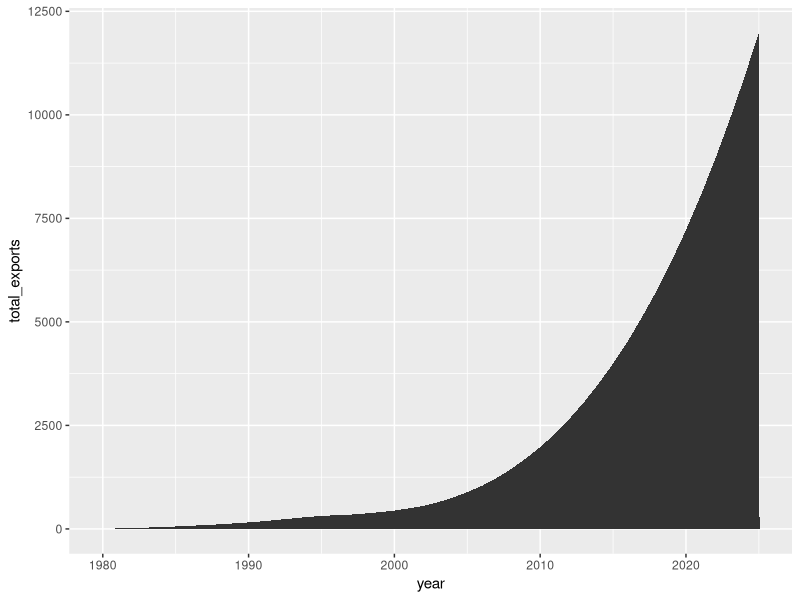
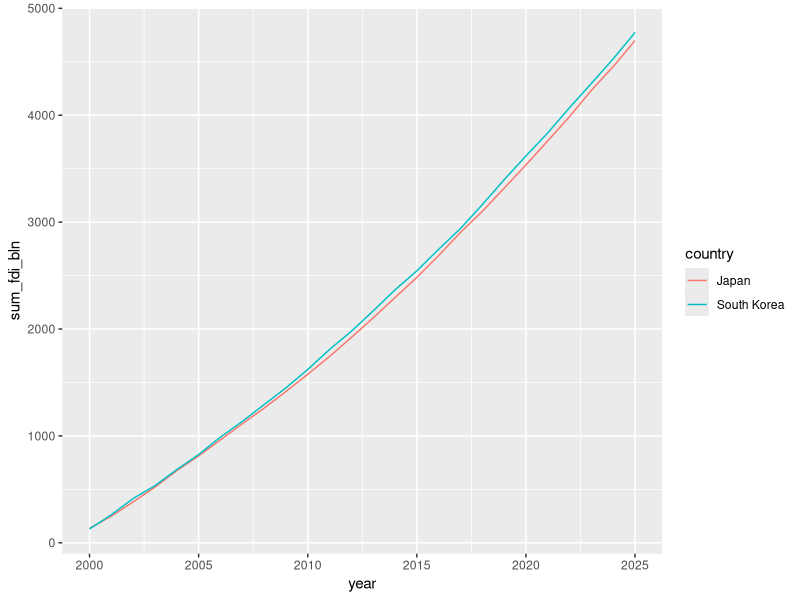
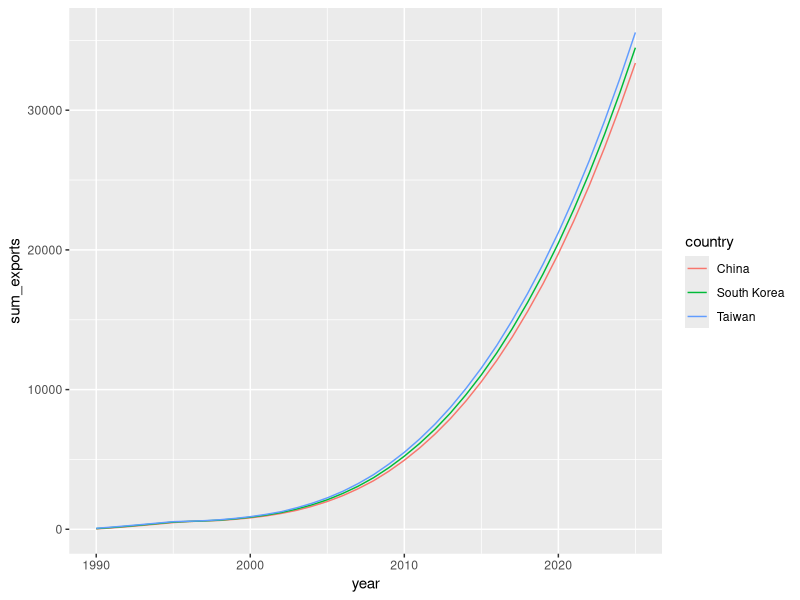
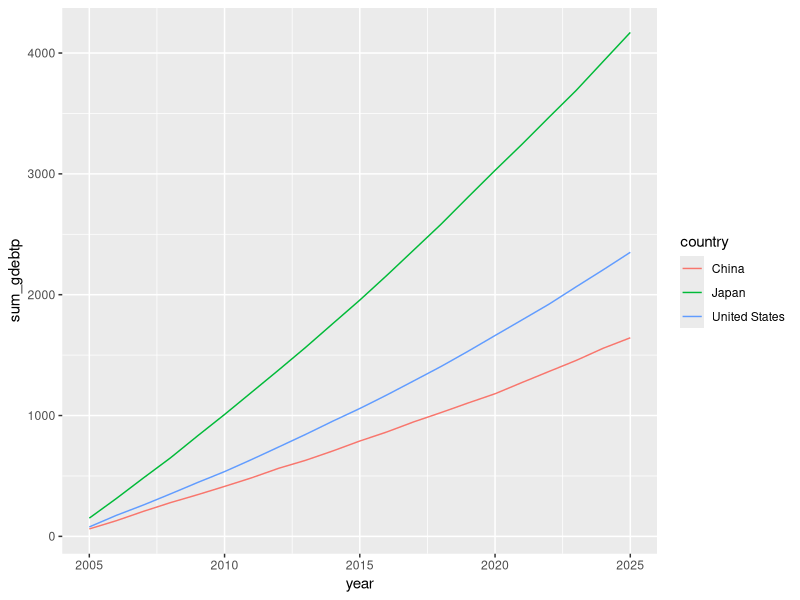
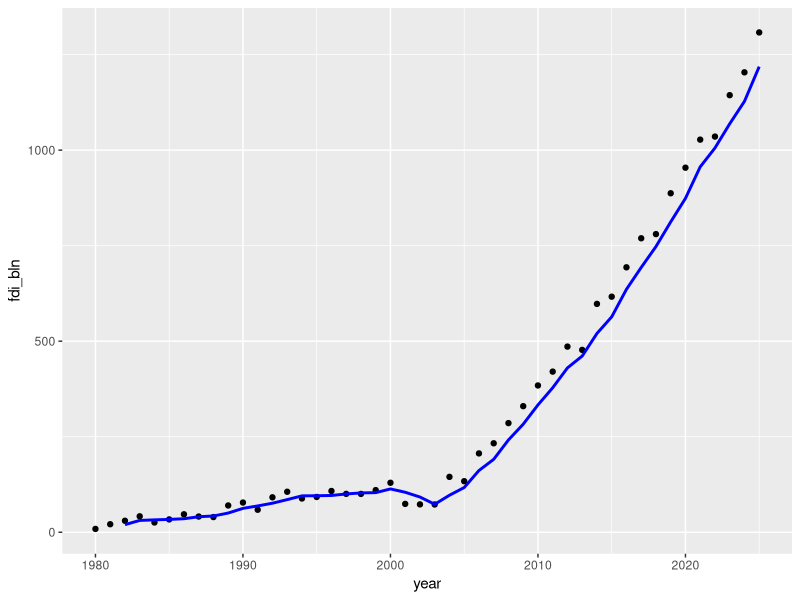
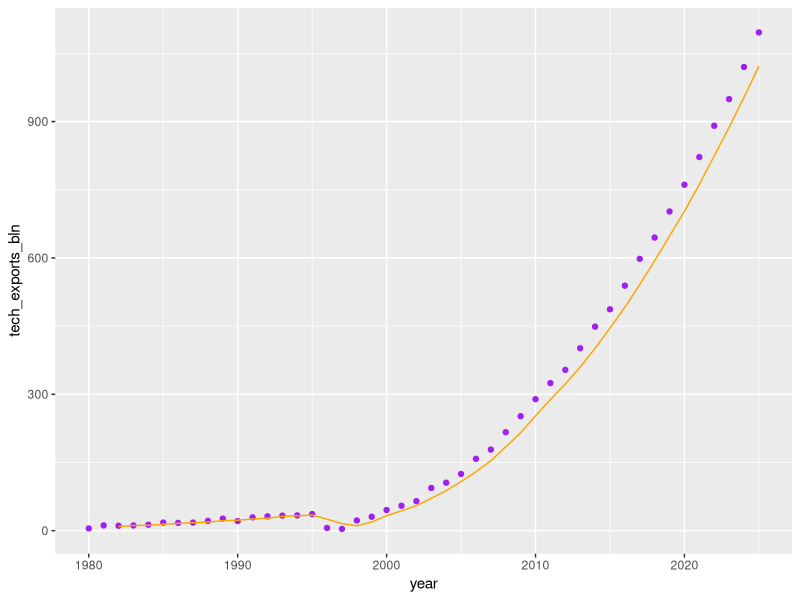
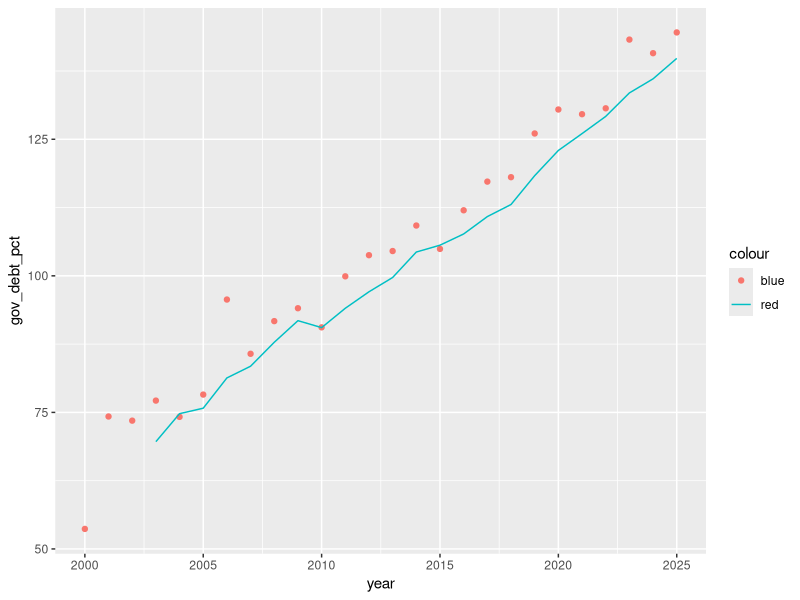
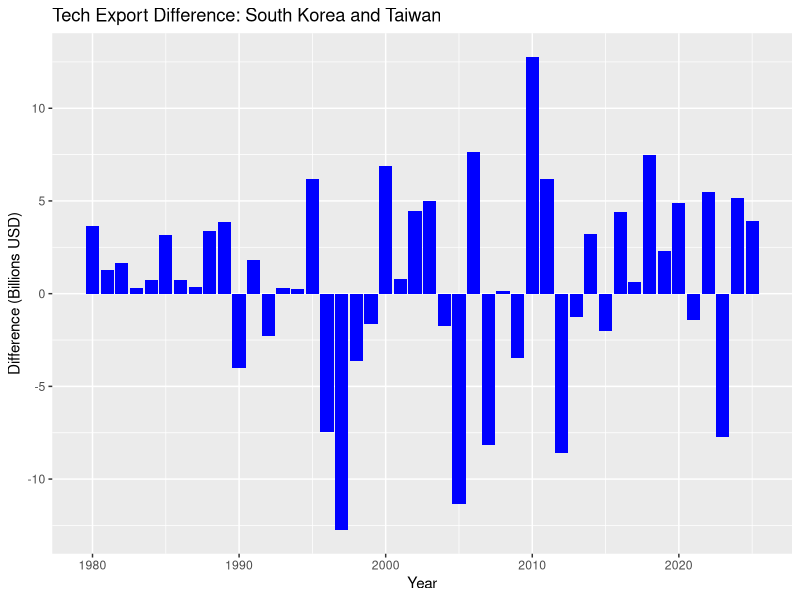

These figures' R source, in order: (Note: this script raises an error after producing the figures.)
## ---- chunk 1
library(tidyverse)

set.seed(101)

advanced_macro_data <- expand_grid(
  country = c("China", "South Korea", "United States", "Japan", "Taiwan"),
  year = 1980:2025
) %>%
  mutate(
    # Simulate Foreign Direct Investment with some variance
    fdi_bln = case_when(
      country == "China" & year > 2000 ~ (year - 2000)^1.5 * 10 + rnorm(n(), 50, 20),
      country == "United States" ~ (year - 1980) * 12 + rnorm(n(), 100, 30),
      TRUE ~ (year - 1980) * 5 + rnorm(n(), 20, 10)
    ),
    # Simulate Unemployment Rate (spiking during known crises)
    unemployment_rate = case_when(
      country == "South Korea" & year %in% 1997:1999 ~ rnorm(n(), 7.5, 1),
      country == "United States" & year %in% c(2008, 2009, 2010, 2020) ~ rnorm(n(), 8.5, 1.5),
      TRUE ~ rnorm(n(), 4.0, 1.2)
    ),
    # Simulate Inflation - introducing NA values randomly to force data cleaning
    inflation_rate = rnorm(n(), 3.0, 2.5),
    # Simulate Government Debt as % of GDP
    gov_debt_pct = case_when(
      country == "Japan" ~ (year - 1980) * 4 + 50 + rnorm(n(), 10, 5),
      country == "United States" & year > 2000 ~ (year - 2000) * 3 + 60 + rnorm(n(), 5, 5),
      TRUE ~ (year - 1980) * 1.5 + 20 + rnorm(n(), 5, 5)
    ),
    # Simulate Tech Exports
    tech_exports_bln = if_else(
      country %in% c("South Korea", "Taiwan", "China") & year > 1995,
      (year - 1995)^2 * 1.2 + rnorm(n(), 10, 5),
      (year - 1980) * 2 + rnorm(n(), 5, 2)
    ),
    # Add a messy text column mimicking qualitative analyst notes
    analyst_note = sample(
      c(" stable_growth ", "CRISIS_watch", "recession Warning", " steady ", NA), 
      size = n(), replace = TRUE, prob = c(0.4, 0.1, 0.1, 0.3, 0.1)
    )
  ) %>%
  # Introduce random missing values (NAs) in inflation to practice cleaning
  mutate(inflation_rate = ifelse(runif(n()) < 0.1, NA, inflation_rate)) %>%
  # Round numerics
  mutate(across(where(is.numeric) & !matches("year"), ~round(.x, 2)))

# Save to your working directory
write_csv(advanced_macro_data, "advanced_macro_data.csv")
## ---- chunk 2
advanced_macro_data %>%
    group_by(country) %>%
    summarize(
        avg_fdi = mean(fdi_bln, na.rm = TRUE),
        sd_fdi = sd(fdi_bln, na.rm = TRUE)
    ) %>%
    arrange(desc(avg_fdi))
## ---- chunk 3
advanced_macro_data %>%
    group_by(country) %>%
    summarize(
        avg_debt = mean(gov_debt_pct, na.rm = TRUE),
        med_debt = median(gov_debt_pct, na.rm = TRUE)
    ) %>%
    arrange(desc(med_debt))
## ---- chunk 4
advanced_macro_data %>%
    group_by(country) %>%
    filter(unemployment_rate == max(unemployment_rate, na.rm = TRUE)) %>%
    select(country, year, unemployment_rate)
## ---- chunk 5
advanced_macro_data %>%
    group_by(country) %>%
    filter(fdi_bln == max(fdi_bln, na.rm = TRUE)) %>%
    select(country, year, fdi_bln) %>%
    arrange(desc(fdi_bln))
## ---- chunk 6
advanced_macro_data %>%
    group_by(country) %>%
    summarize(missing_inflation_count = sum(is.na(inflation_rate))) %>%
    arrange(desc(missing_inflation_count))
## ---- chunk 7
advanced_macro_data %>%
    group_by(country) %>%
    summarize(missing_analyst_note = sum(is.na(analyst_note))) %>%
    arrange(desc(missing_analyst_note))
## ---- chunk 8
advanced_macro_data %>%
    mutate(decade = year %/% 10 * 10) %>%
    group_by(country, decade) %>%
    summarize(
        median_debt = median(gov_debt_pct, na.rm = TRUE)
    )
## ---- chunk 9
advanced_macro_data %>%
    mutate(five_year_block = year %/% 5 * 5) %>%
    group_by(country, five_year_block) %>%
    summarize(
        avg_unemployment = mean(unemployment_rate, na.rm = TRUE)
    )
## ---- chunk 10
advanced_macro_data %>%
    filter(country == 'South Korea') %>%
    arrange(year) %>%
    mutate(
        prev_inflation = lag(inflation_rate),
        yoy_inflation_change = inflation_rate - prev_inflation
    )
## ---- chunk 11
advanced_macro_data %>%
    filter(country == 'United States') %>%
    arrange(year) %>%
    mutate(ly_gov_debt_pct = lag(gov_debt_pct),
    yoy_gov_debt_pct = gov_debt_pct - ly_gov_debt_pct
    ) %>%
    select(country, year, gov_debt_pct, ly_gov_debt_pct, yoy_gov_debt_pct)
## ---- chunk 12
advanced_macro_data %>%
    filter(country == 'Taiwan') %>%
    arrange(year) %>%
    mutate(total_exports = cumsum(tech_exports_bln)) %>%
    ggplot(aes(x = year, y = total_exports)) +
    geom_area()
## ---- chunk 13
advanced_macro_data %>%
filter(country %in% c('Japan', 'South Korea'), year >= 2000) %>%
group_by(country) %>%
arrange(year) %>%
mutate(sum_fdi_bln = cumsum(fdi_bln)) %>%
ggplot(aes(x = year, y = sum_fdi_bln, color = country)) +
geom_line()
## ---- chunk 14
advanced_macro_data %>%
    filter(country %in% c('China', 'Taiwan', 'South Korea'), year >= 1990) %>%
    arrange(year) %>%
    mutate(sum_exports = cumsum(tech_exports_bln)) %>%
    ggplot(aes(x = year, y = sum_exports, color = country)) +
    geom_line()
## ---- chunk 15
advanced_macro_data %>%
    filter(country %in% c('United States', 'China', 'Japan'), year >= 2005) %>%
    group_by(country) %>%
    arrange(year) %>%
    mutate(sum_gdebtp = cumsum(gov_debt_pct)) %>%
    ggplot(aes(x = year, y = sum_gdebtp, color = country)) +
    geom_line()
## ---- chunk 16
advanced_macro_data %>%
    filter(country == 'China') %>%
    arrange(year) %>%
    mutate(
        fdi_rolling_avg = ((fdi_bln + lag(fdi_bln) + lag(fdi_bln, 2)) /3)
    ) %>%
    ggplot(aes(x = year)) +
    geom_point(aes(y = fdi_bln), color = 'black') +
    geom_line(aes(y = fdi_rolling_avg), color = 'blue', linewidth = 1)
## ---- chunk 17
advanced_macro_data %>%
    filter(country == 'South Korea') %>%
    arrange(year) %>%
    mutate(
        rol_avg_tech = ((tech_exports_bln + lag(tech_exports_bln) + lag(tech_exports_bln, 2)) / 3)
    ) %>%
    ggplot(aes(x = year)) +
    geom_point(aes(y = tech_exports_bln), color = 'purple') +
    geom_line(aes(y = rol_avg_tech), color = 'orange')
## ---- chunk 18
advanced_macro_data %>%
    filter(country == 'United States', year >= 2000) %>%
    arrange(year) %>%
    mutate(
        rol_avg_gdpt = ((gov_debt_pct) + lag(gov_debt_pct) + lag(gov_debt_pct, 2) + lag(gov_debt_pct, 3)) / 4
    ) %>%
    ggplot(aes(x = year)) +
    geom_point(aes(y = gov_debt_pct, color = 'blue')) +
    geom_line(aes(y = rol_avg_gdpt, color = 'red'))
## ---- chunk 19
advanced_macro_data %>%
    select(year, country, tech_exports_bln) %>%
    pivot_wider(
        names_from = country,
        values_from = tech_exports_bln
    )
## ---- chunk 20
advanced_macro_data %>%
    select(year, country, fdi_bln) %>%
    pivot_wider(
        names_from = country,
        values_from = fdi_bln
    )
## ---- chunk 21
advanced_macro_data %>%
    filter(country %in% c('China', 'Japan', 'Taiwan', 'South Korea')) %>%
    select(year, country, gov_debt_pct) %>%
    pivot_wider(
        names_from = country,
        values_from = gov_debt_pct
    )
## ---- chunk 22
advanced_macro_data %>%
    filter(country %in% c('United States', 'China')) %>%
    arrange(year) %>%
    mutate(rol_avg = ((unemployment_rate) + lag(unemployment_rate) + lag(unemployment_rate, 2)) / 3) %>%
    select(year, country, rol_avg) %>%
    pivot_wider(
        names_from = country,
        values_from = rol_avg
    )
## ---- chunk 23
advanced_macro_data %>%
    select(year, country, tech_exports_bln) %>%
    pivot_wider(
        names_from = country,
        values_from = tech_exports_bln
    ) %>%
    mutate(tech_diff = `South Korea` - `Taiwan`) %>%
    ggplot(aes(x = year, y = tech_diff)) +
    geom_col(fill = 'blue') +
    labs(
        title = "Tech Export Difference: South Korea and Taiwan",
        x = "Year",
        y = "Difference (Billions USD)"
    )
## ---- chunk 24
advanced_macro_data %>%
    select(year, country, unemployment_rate) %>%
    pivot_wider(
        names_from = country,
        values_from = unemployment_rate
    ) %>%
    mutate(unemp_gap = `United States` - `Japan`) %>%
    ggplot(aes(x = year, y = unemp_gap)) +
    geom_col(fill = 'red') +
    labs(
        title = "Unemployment Gap between the United States and Japan",
        x = "Year",
        y = "Unemployment Gap (In Percent)"
    )
## ---- chunk 25
advanced_macro_data %>%
    filter(year >= 2005) %>%
    select(year, country, fdi_bln) %>%
    pivot_wider(
        names_from = country,
        values_from = fdi_bln
    ) %>%
    mutate(fdi_diff = `China` - `South Korea`) %>%
    ggplot(aes(x = year, y = fdi_diff)) +
    geom_col(fill = 'purple') +
    labs(
        title = "FDI difference between China and South Korea",
        x = "Year",
        y = "FDI difference"
    )
## ---- chunk 26
advanced_macro_data %>%
    select(year, country, gov_debt_pct) %>%
    pivot_wider(
        names_from = country,
        values_from = gov_debt_pct
    ) %>%
    mutate(total_debt_pct = `Taiwan` + `South Korea`) %>%
    ggplot(aes(x = year, y = total_debt_pct)) +
    geom_col(fill = 'green') +
    labs(
        title = "Total amount of cumulative debt between South Korea and Taiwan",
        x = "Year",
        y = "Cumulative Debt"
    )
## ---- chunk 27
advanced_macro_data %>%
    filter(country %in% c('United States', 'China')) %>%
    group_by(country) %>%
    arrange(year) %>%
    mutate(rolling_fdi = (fdi_bln +lag(fdi_bln)+ lag(fdi_bln, 2)) / 3) %>%
    filter(year >= 2000) %>%
    select(year, country, rolling_fdi) %>%
    pivot_wider(
        names_from = country,
        values_from = rolling_fdi
    ) %>%
    mutate(fdi_gap = `China` - `United States`) %>%
    ggplot(aes(x = year, y = fdi_gap)) +
    geom_col(fill = 'red')
## ---- chunk 28
advanced_macro_data %>%
    select(year, country, tech_exports_bln) %>%
    pivot_wider(
        names_from = country,
        values_from = tech_exports_bln
    ) %>%
    pivot_longer(
        cols = -year,
        names_to = "country",
        values_to = "tech_exports_bln"
    )
## ---- chunk 29
advanced_macro_data %>%
    select(year, country, fdi_bln) %>%
    pivot_wider(
        names_from = country,
        values_from = fdi_bln
    ) %>%
    pivot_longer(
        cols = -year,
        names_to = "country",
        values_to = "fdi_bln"
    )
## ---- chunk 30
advanced_macro_data %>%
    filter(country %in% c('China', 'Japan', 'South Korea')) %>%
    select(year, country, gov_debt_pct) %>%
    pivot_wider(
        names_from = country,
        values_from = gov_debt_pct
    ) %>%
    pivot_longer(
        cols = c(`China`, `Japan`, `South Korea`),
        names_to = "country",
        values_to = "gov_debt_pct"
    )
## ---- chunk 31
advanced_macro_data %>%
    filter(country %in% c('United States', 'China')) %>%
    group_by(country) %>%
    arrange(year) %>%
    mutate(rolavgun = ((unemployment_rate) + lag(unemployment_rate) + lag(unemployment_rate, 2)) / 3) %>%
    ungroup(country) %>%
    select(year, country, rolavgun) %>%
    pivot_wider(
        names_from = country,
        values_from = rolavgun
    ) %>%
    pivot_longer(
        cols = c(`United States`, China),
        names_to = "country",
        values_to = "rolavgun"
    )
## ---- chunk 32
advanced_macro_data %>%
    ggplot(aes(x = year, y = gov_debt_pct)) +
    geom_line(color = 'blue') +
    facet_wrap(~country, scales = "free_y") +
    labs(
        title = "test",
        x = "Year",
        y = "Government Debt (% of GDP)"
    )
## ---- chunk 33
advanced_macro_data %>%
    ggplot(aes(x = year, y = fdi_bln)) +
    geom_line(color = 'red') +
    facet_wrap(~country, scales = "free_y") +
    labs(
        title = "Second Test",
        x = "Year",
        y = "Foreign Direct Investment (Billions)"
    )
## ---- chunk 34
advanced_macro_data %>%
    filter(year >= 2005) %>%
    ggplot(aes(x = year, y = unemployment_rate)) +
    geom_line(color = 'red') +
    facet_wrap(~country, scales = "free_y") +
    labs(
        title = "Third Test",
        x = "Year",
        y = "Unemployment Rate"
    )
## ---- chunk 35
advanced_macro_data %>%
    group_by(country) %>%
    arrange(year) %>%
    mutate(rol_avg_teb = (tech_exports_bln + lag(tech_exports_bln, 1) + lag(tech_exports_bln, 2)) / 3) %>%
    ungroup(country) %>%
    ggplot(aes(x = year, y = rol_avg_teb)) +
    geom_line() +
    facet_wrap(~country, scales = "free_y") +
    labs(
        title = "fourth test",
        x = "year",
        y = "rolling average of tech exports"
    )
## ---- chunk 36
advanced_macro_data %>%
    filter(country == 'United States') %>%
    ggplot(aes(x = year, y = fdi_bln)) +
    geom_line(color = "darkgreen") +
    scale_y_continuous(labels = scales::label_dollar()) +
    labs(
        title = "United States FDI over time",
        x = "Year",
        y = "Foreign Direct Investment (Billions)"
    )
## ---- chunk 37
advanced_macro_data %>%
    filter(country == 'China') %>%
    ggplot(aes(x = year, y = tech_exports_bln))+
    geom_line()+
    scale_y_continuous(labels = scales::label_dollar())
## ---- chunk 38
advanced_macro_data %>%
    filter(country == 'South Korea') %>%
    ggplot(aes(x = year, y = unemployment_rate)) +
    geom_line() +
    scale_y_continuous(labels = scales::label_percent(scale =1))
## ---- chunk 39
advanced_macro_data %>%
    filter(country == 'Japan') %>%
    ggplot(aes(x = year, y = gov_debt_pct)) +
    geom_line() +
    scale_y_continuous(labels = scales::label_comma())
## ---- chunk 40
advanced_macro_data %>%
    drop_na(inflation_rate, unemployment_rate) %>%
    ggplot(aes(x = inflation_rate, y = unemployment_rate, color = country)) +
    geom_point() +
    theme_minimal() +
    theme(legend.position = "bottom") +
    labs(
        title = "Inflation Rate vs Unemployment Rate",
        x = "Inflation Rate (%)",
        y = "Unemployment Rate (%)",
        color = "Country"
    )
## ---- chunk 41
advanced_macro_data %>%
    drop_na(gov_debt_pct, inflation_rate) %>%
    ggplot(aes(x = gov_debt_pct, y = inflation_rate, color = country)) +
    geom_point() +
    theme_minimal() +
    theme(legend.position = "bottom") +
    scale_y_continuous(labels = scales::label_percent(scale = 1)) +
    labs(
        title = "Comparison of Government Debt to Inflation Rate",
        x = "Government Debt (%)",
        y = "Inflation Rate (%)",
        color = "Country"
    )
## ---- chunk 42
advanced_macro_data %>%
filter(country %in% c('United States', 'China')) %>%
drop_na(tech_exports_bln, fdi_bln) %>%
ggplot(aes(x = tech_exports_bln, y = fdi_bln, color = country)) +
geom_point() +
theme_bw() +
theme(legend.position = "bottom") +
labs(
    title = "first test",
    x = "tech exports bln",
    y = "fdi bln"
)
## ---- chunk 43
advanced_macro_data %>%
    filter(year >= 2010) %>%
    drop_na(fdi_bln, gov_debt_pct) %>%
    ggplot(aes(x = fdi_bln, y = gov_debt_pct, color = country)) +
    geom_point() +
    theme_classic() +
    theme(legend.position = "bottom") +
    scale_x_continuous(labels = scales::label_dollar()) +
    labs(
        title = "Graph showing fdi to gvt debt",
        x = "fdi (bil)",
        y = "gvt debt (%)"
    )
## ---- chunk 44
advanced_macro_data %>%
    filter(country == 'South Korea') %>%
    ggplot(aes(x = year, y = unemployment_rate)) +
    geom_point() +
    geom_line() +
    geom_vline(xintercept = 1997, linetype = "dashed", color = "red") +
    annotate(
        "text",
        x = 1997.5,
        y = 20,
        label = "Asian Financial Crisis",
        color = "red",
        hjust = 0
    ) +
    labs(
        title = "graph showing asian financial crisis damage.",
        x = "Year",
        y = "Unemployment Rate(%)"
    )
## ---- chunk 45
advanced_macro_data %>%
    filter(country == 'United States') %>%
    ggplot(aes(x = year, y = gov_debt_pct)) +
    geom_line() +
    geom_point() +
    geom_vline(xintercept = 2008, linetype = "solid", color = "red") +
    annotate(
        "text",
        x = 2008.5,
        y = 10,
        label = "Global Financial Crisis",
        color = "red",
        hjust = "red"
    ) +
    labs(
        title = "Graph Showing Effects of the Global Financial Crisis",
        x = "Year",
        y = "Government Debt as a Percent"
    )
## ---- chunk 46
advanced_macro_data %>%
    filter(country == 'China') %>%
    ggplot(aes(x = year, y = inflation_rate))+
    geom_line() +
    geom_point() +
    geom_hline(yintercept = 3, linetype = "dashed", color = "blue") +
    annotate(
        "text",
        x = 2000,
        y = 3.5,
        label = "Inflation Target",
        color = "red",
        hjust = 0
    ) +
    labs(
        title = "Graph showing Inflation Target",
        x = "Year",
        y = "Inflation Rate"
    )
## ---- chunk 47
advanced_macro_data %>%
    filter(country == 'Japan') %>%
    ggplot(aes(x = year, y = unemployment_rate)) +
    geom_line() +
    geom_point() +
    geom_vline(xintercept = 2020, linetype = "dashed", color = "blue") +
    annotate(
        "Text",
        x = 2010,
        y = 7,
        label = "COVID-19 Shock",
        color = "red",
        hjust = 0
    ) +
    labs(
        title = "Graph showing damage of COVID-19",
        x = "Year",
        y = "Unemployment Rate"
    )
## ---- chunk 48
advanced_macro_data %>%
    filter(year >= 1995, year <= 1997) %>%
    filter(country %in% c('United States', 'South Korea')) %>%
    group_by(country) %>%
    arrange(country, year) %>%
    mutate(rol_avg_teb = (tech_exports_bln + lag(tech_exports_bln) + lag(tech_exports_bln, 2)) / 3) %>%
    ungroup(country) %>%
    select(country, year, tech_exports_bln, rol_avg_teb)
## ---- chunk 49
advanced_macro_data %>%
    filter(year >= 2010) %>%
    filter(country %in% c('China', 'Japan', 'South Korea')) %>%
    select(year, country, tech_exports_bln) %>%
    pivot_wider(
        names_from = country,
        values_from = tech_exports_bln
    )

## ---- chunk 50
advanced_macro_data %>%
    filter(year >= 2010) %>%
    filter(country %in% c('China', 'Japan', 'South Korea')) %>%
    select(year, country, tech_exports_bln) %>%
    pivot_wider(
        names_from = country,
        values_from = tech_exports_bln
    ) %>%
    pivot_longer(
        cols = -year,
        names_to = "country",
        values_to = "tech_exports_bln"
    )
## ---- chunk 51
advanced_macro_data %>%
    filter(country %in% c('United States', 'China')) %>%
    select(year, country, fdi_bln) %>%
    pivot_wider(
        names_from = country,
        values_from = fdi_bln
    ) %>%
    pivot_longer(
        cols = -year,
        names_to = "country",
        values_to = "fdi_bln"
    ) %>%
    ggplot(aes(x = year, y = fdi_bln, color = country)) +
    geom_line() +
    scale_y_continuous(labels = scales::label_dollar()) +
    labs(
        title = "Comparison of China and United States FDI (billions USD)",
        x = "Year",
        y = "FDI (in Billions)"
    )
## ---- chunk 52
advanced_macro_data %>%
    arrange(year) %>%
    group_by(country) %>%
    mutate(rlng_avg_unem = (unemployment_rate + lag(unemployment_rate) + lag(unemployment_rate, 2)) / 3) %>%
    ungroup(country) %>%
    ggplot(aes(x = year, y = rlng_avg_unem)) +
    geom_line() +
    geom_point()+
    theme_minimal() +
    facet_wrap(~country, scales = "free_y") +
    scale_y_continuous(labels = scales::label_percent(scale = 1)) +
    labs(
        title = "Three-year rolling averages for unemployment in Major Economies",
        x = "Year",
        y = "Unemployment"
    )
## ---- chunk 53
advanced_macro_data %>%
    filter(country == 'South Korea') %>%
    ggplot(aes(x = year, y = gov_debt_pct)) +
    geom_point() +
    geom_line() +
    geom_vline(xintercept = 1997, linetype = "dashed", color = "red") +
    annotate(
        "text",
        x = 1998,
        y = 6,
        label = "IMF Bailout",
        color = "red",
        hjust = 0
    ) +
    labs(
        title = "Graph showing the effects of the IMF Bailout",
        x = "Year",
        y = "Government Debt as a Percentage of GDP"
    )
## ---- chunk 54
advanced_macro_data %>%
    filter(year >= 2005) %>%
    drop_na(inflation_rate, unemployment_rate) %>%
    ggplot(aes(x = inflation_rate, y = unemployment_rate, color = country)) +
    geom_point() +
    theme_light() +
    theme(legend.position = "bottom")
## ---- chunk 55
advanced_macro_data %>%
    filter(year >= 2008) %>%
    filter(country %in% c('China', 'Japan', 'South Korea')) %>%
    drop_na(gov_debt_pct, fdi_bln) %>%
    ggplot(aes(x = gov_debt_pct, y = fdi_bln, color = country)) +
    geom_point() +
    scale_y_continuous(labels = scales::label_dollar()) +
    theme(legend.position = "top") +
    theme_minimal()
## ---- chunk 56
advanced_macro_data %>%
    filter(year < 2020) %>%
    filter(country %in% c('United States', 'China', 'South Korea')) %>%
    drop_na(tech_exports_bln, unemployment_rate) %>%
    ggplot(aes(x = tech_exports_bln, y = unemployment_rate, color = country)) +
    scale_x_continuous(labels = scales::label_dollar()) +
    scale_y_continuous(labels = scales::label_percent(scale = 1)) +
    #Decided that I would also make sure the unit we are placing in the y category is accurate since we are already doing the same for the x axis
    geom_point() +
    theme_classic() +
    labs(
        title = "Technology Exports to Unemployment Dynamics in North America and Asia",
        x = "Tech Exports (Billions USD)",
        y = "Unemployment Rate (%)"
    )
## ---- chunk 57
advanced_macro_data %>%
filter(country == 'Japan') %>%
drop_na(year, inflation_rate) %>%
ggplot(aes(x = year, y = inflation_rate)) +
geom_line() +
geom_point() +
geom_hline(yintercept = 2.5, x = 2000, color = "red")
## ---- chunk 58
advanced_macro_data %>%
filter(country %in% c('China', 'Japan', 'South Korea')) %>%
group_by(country) %>%
arrange(year) %>%
mutate(threeyear = (tech_exports_bln + lag(tech_exports_bln) + lag(tech_exports_bln, 2)) / 3) %>%
ungroup(year) %>%
ggplot(aes(x = year, y = threeyear)) +
geom_
